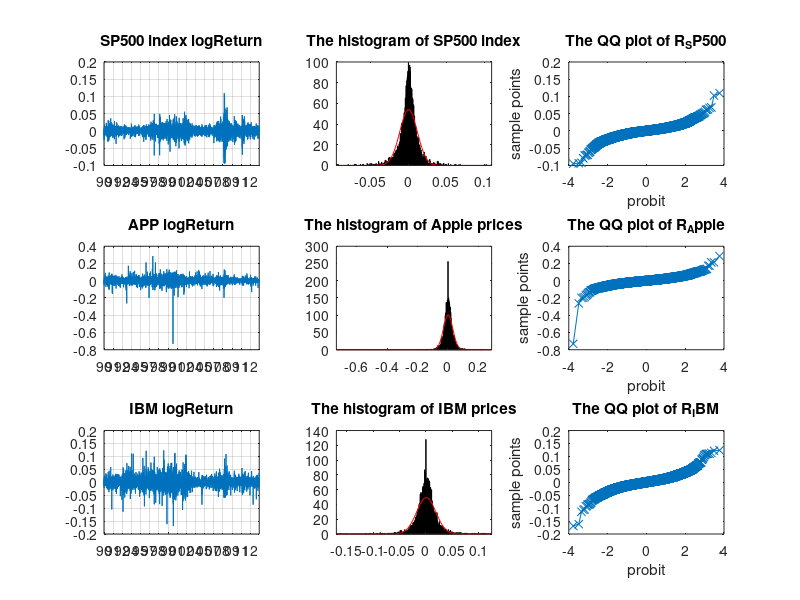

Here is the MATLAB script that generated this plot:
clear 
close
 
load sp500_ibm_apple_90_14Apr03.mat
 
%from left 2 right-->from old days to today
SP500=flipud(sp500_900101_140403);
APP=flipud(apple_900101_140403);
IBM=flipud(ibm_900101_140403);
 
R_SP500=diff(log(SP500(:,2)));
R_APP=diff(log(APP(:,2)));
R_IBM=diff(log(IBM(:,2)));
 
%%plot return
 
%SP500 log-return
subplot(3,3,1)
plot(R_SP500);
grid on
N=length(R_SP500);
intval=360;%interval, set as 1 year
xlim([0 N]);
set(gca,'XTick',[1:intval:N])
set(gca,'XTickLabel',datestr(SP500(1:intval:N,:),11))
title('SP500 index logReturn')
%legend('SP500 logReturn'); 
 
%APPLE log-return
subplot(3,3,4)
plot(R_APP);
grid on
N=length(R_APP);
intval=360;%interval, set as 1 year
xlim([0 N]);
set(gca,'XTick',[1:intval:N])
set(gca,'XTickLabel',datestr(APP(1:intval:N,:),11))
title('APP logReturn')
%legend('APP logReturn');
 
%IBM log-return
subplot(3,3,7)
plot(R_IBM);
grid on
N=length(R_IBM);
intval=360;%interval, set as 1 year
xlim([0 N]);
set(gca,'XTick',[1:intval:N])
set(gca,'XTickLabel',datestr(IBM(1:intval:N,:),11))
title('IBM logReturn')
%legend('IBM logReturn');
 
%plot hist returns
nbins=800;
%SP500 hist plot
subplot(3,3,2)
histfit(R_SP500,nbins,'normal');
%hist(SP500(:,2),nbins);
title('The histogram of SP500 index')
 
%APP hist plot
subplot(3,3,5)
histfit(R_APP,nbins,'normal')
title('The histogram of Apple prices')
 
%IBM hist plot
subplot(3,3,8)
histfit(R_IBM,nbins,'normal')
title('The histogram of IBM prices')
 
%plot qq plot test
%SP500 qq plot
subplot(3,3,3)
qqplot(R_SP500);
title('The QQ plot of R_SP500')
 
%APP qq plot
subplot(3,3,6)
qqplot(R_APP);
title('The QQ plot of R_Apple')
 
%IBM qq plot
subplot(3,3,9)
qqplot(R_IBM);
title('The QQ plot of R_IBM')
 
 
display('|--------------Statistical Properties-----------|')
display('|name---|mean------|variance--|skewness|kurtosis|')
display(['|SP500--|',num2str(mean(R_SP500)),'|',num2str(var(R_SP500)),'|',num2str(skewness(R_SP500)),'|',num2str(kurtosis(R_SP500)),'|'])
display(['|APPLE--|',num2str(mean(R_APP)),'|',num2str(var(R_APP)),'|',num2str(skewness(R_APP)),'|',num2str(kurtosis(R_APP)),'|'])
display(['|IBM----|',num2str(mean(R_IBM)),'|',num2str(var(R_IBM)),'|',num2str(skewness(R_IBM)),'|',num2str(kurtosis(R_IBM)),'|'])
